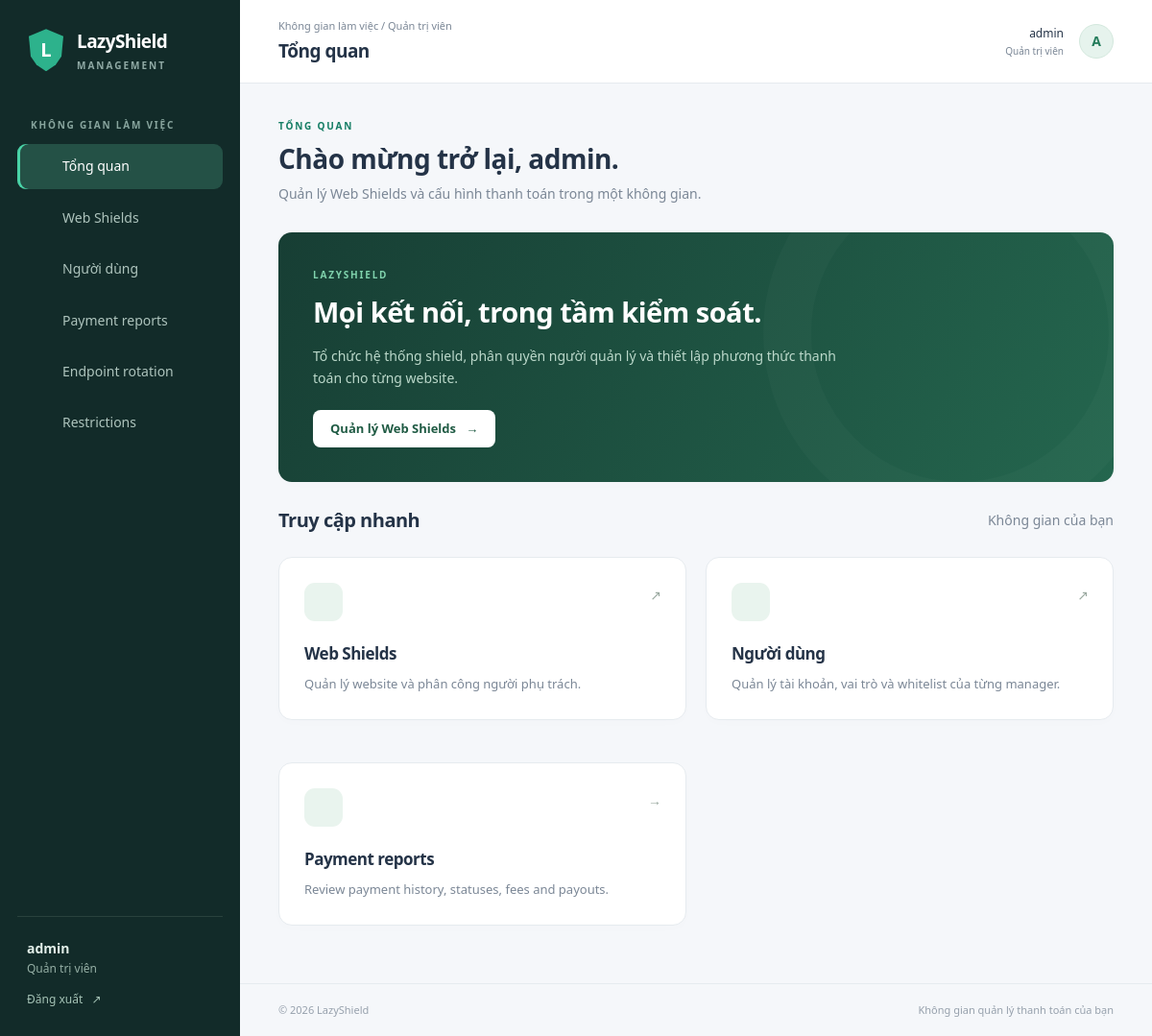
/index.php (signed in), run on the app's committed database.
### tables this page shows
CREATE TABLE users (
    id INT AUTO_INCREMENT PRIMARY KEY,
    username VARCHAR(50) UNIQUE,
    password VARCHAR(255),
    role ENUM('admin','manager') NOT NULL,
    created_at TIMESTAMP DEFAULT CURRENT_TIMESTAMP
);

### views/admin/dashboard.php (called while the page is built)
<?php require __DIR__ . '/../dashboard.php'; ?>

### includes/auth.php (called while the page is built, shortened)
<?php
require_once __DIR__ . '/db.php';
function isLoggedIn() {
    return isset($_SESSION['user_id']);
}
function currentUser() {
    if (!isset($_SESSION['user'])) {
        $row = db_query("SELECT id, username, role FROM users WHERE id = ?", [$_SESSION['user_id']]);
    }
    return $_SESSION['user'];
}

### includes/db.php (called while the page is built, shortened)
<?php
function getPDO() {
    static $pdo = null;
    if ($pdo === null) {
        $dsn = "mysql:host=" . DB_HOST . ";dbname=" . DB_NAME . ";charset=utf8mb4";
        $options = [
            PDO::ATTR_ERRMODE => PDO::ERRMODE_EXCEPTION,
            PDO::ATTR_DEFAULT_FETCH_MODE => PDO::FETCH_ASSOC,
        ];
        $pdo = new PDO($dsn, DB_USER, DB_PASS, $options);
    }
    return $pdo;
}
function db_query($sql, $params = []) {
    $pdo = getPDO();
    $stmt = $pdo->prepare($sql);
    $stmt->execute($params);
    return $stmt->fetchAll();
}

### views/dashboard.php (the view)
<?php require_once __DIR__ . '/layout_header.php'; ?>
<div class="page-intro"><div class="eyebrow">TỔNG QUAN</div><h2>Chào mừng trở lại, <?= htmlspecialchars($user['username'] ?? '') ?>.</h2><p>Quản lý Web Shields và cấu hình thanh toán trong một không gian.</p></div>
<div class="card welcome-card">
  <div class="eyebrow">LAZYSHIELD</div><h2>Mọi kết nối, trong tầm kiểm soát.</h2>
  <p><?= $isAdmin ? 'Tổ chức hệ thống shield, phân quyền người quản lý và thiết lập phương thức thanh toán cho từng website.' : 'Theo dõi các shield được giao, cập nhật cấu hình thanh toán và quản lý website được phép kết nối.' ?></p>
  <a class="btn" href="index.php?action=<?= $isAdmin ? 'admin_webshields' : 'manager_my_webshields' ?>">Quản lý Web Shields &nbsp; →</a>
</div>
<div class="section-heading"><h3>Truy cập nhanh</h3><span class="muted">Không gian của bạn</span></div>
<div class="dashboard-grid">
  <a class="card dashboard-link" href="index.php?action=<?= $isAdmin ? 'admin_webshields' : 'manager_my_webshields' ?>"><span class="tile-icon"><?= uiIcon('shield') ?></span><span class="tile-arrow">↗</span><h3>Web Shields</h3><p><?= $isAdmin ? 'Quản lý website và phân công người phụ trách.' : 'Xem website và cấu hình phương thức thanh toán.' ?></p></a>
  <?php if ($isAdmin): ?>
  <a class="card dashboard-link" href="index.php?action=admin_users"><span class="tile-icon"><?= uiIcon('users') ?></span><span class="tile-arrow">↗</span><h3>Người dùng</h3><p>Quản lý tài khoản, vai trò và whitelist của từng manager.</p></a>
  <?php else: ?>
  <a class="card dashboard-link" href="index.php?action=manager_whitelist"><span class="tile-icon"><?= uiIcon('globe') ?></span><span class="tile-arrow">↗</span><h3>Domain được phép</h3><p>Thiết lập website được kết nối đến các shield của bạn.</p></a>
  <?php endif; ?>
  <a class="card dashboard-link" href="index.php?action=transactions"><span class="tile-icon"><?= uiIcon('globe') ?></span><span class="tile-arrow">&rarr;</span><h3>Payment reports</h3><p>Review payment history, statuses, fees and payouts.</p></a>
</div>
<?php require_once __DIR__ . '/layout_footer.php'; ?>

### views/layout_header.php (shortened to what this page needs)
<?php
$user = currentUser();
$action = $_GET['action'] ?? 'home';
$isAdmin = ($user['role'] ?? '') === 'admin';
$titles = [
    'home' => 'Tổng quan', 'admin_webshields' => 'Quản lý Web Shields',
    'admin_edit_webshield' => 'Chi tiết Web Shield', 'admin_users' => 'Người dùng',
    'admin_manager_whitelist' => 'Domain được phép', 'manager_my_webshields' => 'Web Shields của tôi',
    'manager_payments' => 'Cấu hình thanh toán', 'manager_whitelist' => 'Domain được phép',
    'manager_whitelist_add' => 'Thêm domain', 'manager_whitelist_edit' => 'Chỉnh sửa domain',
];
$titles['transactions'] = 'Payment reports';
$titles['endpoint_rotation'] = 'Endpoint rotation';
$titles['endpoint_rotation_keys'] = 'Endpoint credentials';
$titles['restrictions'] = 'Restrictions';
$page_title = $page_title ?? ($titles[$action] ?? 'Quản lý LazyShield');
$roleLabel = $isAdmin ? 'Quản trị viên' : 'Người quản lý';
function uiIcon($name) {
    $paths = [
        'home' => '<rect x="3" y="3" width="7" height="7" rx="1.5"/><rect x="14" y="3" width="7" height="7" rx="1.5"/><rect x="3" y="14" width="7" height="7" rx="1.5"/><rect x="14" y="14" width="7" height="7" rx="1.5"/>',
        'shield' => '<path d="M12 3 3 7v5c0 5 9 10 9 10s9-5 9-10V7Z"/><path d="m8 12 3 3 5-6"/>',
        'users' => '<circle cx="9" cy="8" r="3"/><path d="M3 21v-3a6 6 0 0 1 12 0v3M16 5a3 3 0 0 1 0 6m2 4a5 5 0 0 1 3 5"/>',
        'globe' => '<circle cx="12" cy="12" r="9"/><ellipse cx="12" cy="12" rx="4" ry="9"/><path d="M3 12h18"/>',
    ];
    return '<svg class="nav-icon" viewBox="0 0 24 24" fill="none" stroke="currentColor" stroke-width="1.6" stroke-linecap="round" stroke-linejoin="round" aria-hidden="true">' . ($paths[$name] ?? $paths['shield']) . '</svg>';
}
$navigation = $isAdmin
    ? [['home','Tổng quan','home'],['admin_webshields','Web Shields','shield'],['admin_users','Người dùng','users']]
    : [['home','Tổng quan','home'],['manager_my_webshields','Web Shields của tôi','shield'],['manager_whitelist','Domain được phép','globe']];
$navigation[] = ['transactions', 'Payment reports', 'globe'];
$navigation[] = ['endpoint_rotation', 'Endpoint rotation', 'shield'];
$navigation[] = ['restrictions', 'Restrictions', 'globe'];
$activeNav = $action;
?>
<!doctype html>
<html lang="vi">
<head>
  <?php foreach (['core','table','form'] as $stylesheet): ?>
  <link rel="stylesheet" href="/assets/css/<?= $stylesheet ?>.css?v=<?= filemtime(__DIR__ . '/../assets/css/' . $stylesheet . '.css') ?>">
  <?php endforeach; ?>
</head>
<body>
<div class="app-wrapper">
  <aside class="sidebar" id="sidebar" aria-label="Điều hướng chính">
    <div>
      <div class="sidebar-header"><div class="logo" aria-hidden="true">L</div><div class="brand-text">LazyShield<span class="brand-caption">MANAGEMENT</span></div></div>
      <div class="nav-label">KHÔNG GIAN LÀM VIỆC</div>
      <nav class="sidebar-nav">
        <?php foreach ($navigation as [$route,$label,$icon]): ?>
        <a class="nav-item <?= $activeNav === $route ? 'active' : '' ?>" href="index.php?action=<?= $route ?>" <?= $activeNav === $route ? 'aria-current="page"' : '' ?>><?= uiIcon($icon) ?><?= $label ?></a>
        <?php endforeach; ?>
      </nav>
    </div>
    <div class="sidebar-footer">
      <div class="user-line"><?= htmlspecialchars($user['username'] ?? '') ?></div>
      <div class="role-label"><?= $roleLabel ?></div>
      <a href="index.php?action=logout" class="logout">Đăng xuất &nbsp; ↗</a>
    </div>
  </aside>
  <main class="app-main">
    <header class="header">
      <div class="header-left">
        <div><div class="breadcrumb">Không gian làm việc / <?= $roleLabel ?></div><h1 class="page-title"><?= htmlspecialchars($page_title) ?></h1></div>
      </div>
      <div class="header-right"><div class="header-account"><?= htmlspecialchars($user['username'] ?? '') ?><small><?= $roleLabel ?></small></div><span class="avatar" aria-hidden="true"><?= htmlspecialchars(strtoupper(substr($user['username'] ?? 'S', 0, 1))) ?></span></div>
    </header>
    <section class="page-body">

### data on the page
users: username "admin", role "Quản trị viên", username "A"

### other printed values
$label "Tổng quan"
$label "Web Shields"
$label "Người dùng"
$label "Payment reports"
$label "Endpoint rotation"
$label "Restrictions"
$page_title "Tổng quan"
